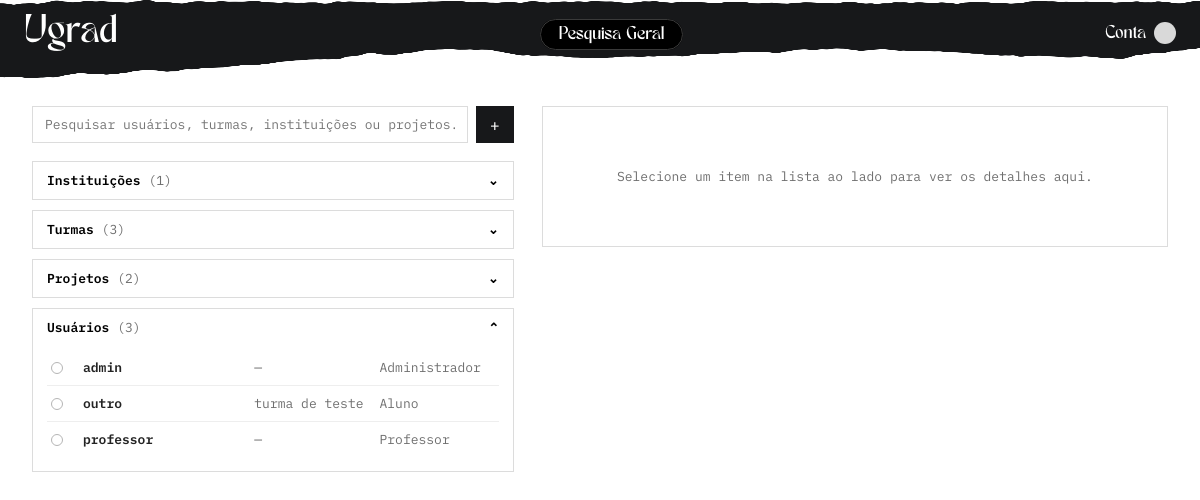
Page /admin/arq_01.php (signed in) on the committed database.
### tables this page shows
CREATE TABLE usuarios(
  id int PRIMARY KEY AUTO_INCREMENT,
  nome varchar(64),
  email varchar(128) unique NOT NULL,
  senha varchar(128) NOT NULL,
  descricao varchar(1000),
  tipo int NOT NULL,
  ativada boolean DEFAULT TRUE,
  imagem_perfil longblob,
  data_criacao timestamp DEFAULT CURRENT_TIMESTAMP,
  FOREIGN KEY (tipo) REFERENCES tipos_usuario (id)
);

CREATE TABLE tipos_usuario(
  id int PRIMARY KEY AUTO_INCREMENT,
  nome varchar(14) NOT NULL
);

CREATE TABLE turmas(
  id int PRIMARY KEY AUTO_INCREMENT,
  nome varchar(25) NOT NULL,
  id_instituicao int NOT NULL,
  FOREIGN KEY (id_instituicao) REFERENCES usuarios(id)
);

### admin/includes/mod_02.php (called while the page is built, shortened)
<?php
function tipo_label(string $tipoNome): string {
    $labels = [
        'ALUNO' => 'Aluno',
        'PROFESSOR' => 'Professor',
        'EMPRESARIO' => 'Investidor/Empresa',
        'INSTITUICAO' => 'Instituição',
        'ADMINISTRADOR' => 'Administrador',
    ];
    return $labels[$tipoNome] ?? ucfirst(strtolower($tipoNome));
}
function db_instituicoes(string $q = ''): array {
    global $pdo;
    $sql = 'SELECT u.id, u.nome, u.email, u.descricao, u.ativada, u.data_criacao
            FROM usuarios u
            JOIN tipos_usuario t ON t.id = u.tipo
            WHERE t.nome = \'INSTITUICAO\'';
    $params = [];
    $sql .= ' ORDER BY u.nome';
    $stmt = $pdo->prepare($sql);
    $stmt->execute($params);
    return $stmt->fetchAll();
}
function db_turmas(string $q = ''): array {
    global $pdo;
    $sql = 'SELECT tu.id, tu.nome, inst.nome AS instituicao_nome
            FROM turmas tu
            JOIN usuarios inst ON inst.id = tu.id_instituicao';
    $params = [];
    $sql .= ' ORDER BY tu.nome';
    $stmt = $pdo->prepare($sql);
    $stmt->execute($params);
    return $stmt->fetchAll();
}
function db_projetos(string $q = ''): array {
    global $pdo;
    $sql = 'SELECT p.id, p.nome, p.data_criacao, pe.nome AS estado_nome
            FROM projetos p
            JOIN proj_estado pe ON pe.id = p.estado';
    $params = [];
    $sql .= ' ORDER BY p.nome, p.id';
    $stmt = $pdo->prepare($sql);
    $stmt->execute($params);
    return $stmt->fetchAll();
}
function db_usuarios(string $q = ''): array {
    global $pdo;
    $sql = USUARIO_SELECT . ' WHERE tu.nome != \'INSTITUICAO\'';
    $params = [];
    $sql .= ' ORDER BY u.nome, u.id';
    $stmt = $pdo->prepare($sql);
    $stmt->execute($params);
    return $stmt->fetchAll();
}

### admin/arq_01.php (the view, shortened to what this page needs)
<?php
require __DIR__ . '/includes/mod_01.php';
require __DIR__ . '/includes/mod_02.php';
$q = trim($_GET['q'] ?? '');
$abas = ['instituicoes', 'turmas', 'projetos', 'usuarios'];
$openTab = in_array($_GET['tab'] ?? '', $abas, true) ? $_GET['tab'] : 'usuarios';
$instituicoes = db_instituicoes($q);
$turmas = db_turmas($q);
$projetos = db_projetos($q);
$usuarios = db_usuarios($q);
require __DIR__ . '/includes/mod_04.php';
?>
<div class="search-layout">
  <div class="search-col">
    <form class="search-bar" id="searchForm" method="get">
      <input type="text" name="q" aria-label="Pesquisar usuários, turmas, instituições ou projetos" value="<?= htmlspecialchars($q) ?>"<?= isset($_GET['foco']) ? ' autofocus' : '' ?> placeholder="Pesquisar usuários, turmas, instituições ou projetos...">
      <button type="submit" aria-label="Pesquisar">+</button>
    </form>
    <div class="accordion-section<?= $openTab === 'instituicoes' ? ' open' : '' ?>" data-section="instituicoes">
      <button type="button" class="accordion-header" aria-expanded="<?= $openTab === 'instituicoes' ? 'true' : 'false' ?>"><span>Instituições <span class="dim" data-count="instituicoes">(<?= count($instituicoes) ?>)</span></span> <span class="chev" aria-hidden="true">⌄</span></button>
    </div>
    <div class="accordion-section<?= $openTab === 'turmas' ? ' open' : '' ?>" data-section="turmas">
      <button type="button" class="accordion-header" aria-expanded="<?= $openTab === 'turmas' ? 'true' : 'false' ?>"><span>Turmas <span class="dim" data-count="turmas">(<?= count($turmas) ?>)</span></span> <span class="chev" aria-hidden="true">⌄</span></button>
    </div>
    <div class="accordion-section<?= $openTab === 'projetos' ? ' open' : '' ?>" data-section="projetos">
      <button type="button" class="accordion-header" aria-expanded="<?= $openTab === 'projetos' ? 'true' : 'false' ?>"><span>Projetos <span class="dim" data-count="projetos">(<?= count($projetos) ?>)</span></span> <span class="chev" aria-hidden="true">⌄</span></button>
    </div>
    <div class="accordion-section<?= $openTab === 'usuarios' ? ' open' : '' ?>" data-section="usuarios">
      <button type="button" class="accordion-header" aria-expanded="<?= $openTab === 'usuarios' ? 'true' : 'false' ?>"><span>Usuários <span class="dim" data-count="usuarios">(<?= count($usuarios) ?>)</span></span> <span class="chev" aria-hidden="true">⌄</span></button>
      <div class="accordion-body">
        <?php foreach ($usuarios as $u): ?>
          <div class="user-row" data-row-type="usuario" data-row-id="<?= $u['id'] ?>">
            <span class="radio" aria-hidden="true"></span>
            <a class="user-name detail-trigger" href="arq_02.php?id=<?= $u['id'] ?>" data-type="usuario" data-id="<?= $u['id'] ?>">
              <?= htmlspecialchars($u['nome']) ?>
            </a>
            <span class="dim"><?= htmlspecialchars($u['turma_nome'] ?? '—') ?></span>
            <span class="dim"><?= htmlspecialchars(tipo_label($u['tipo_nome'])) ?></span>
          </div>
        <?php endforeach; ?>
      </div>
    </div>
  </div>
  <div class="detail-col">
    <div id="detailPanel" class="detail-panel" role="region" aria-label="Detalhes do item selecionado">
      <p class="detail-placeholder">Selecione um item na lista ao lado para ver os detalhes aqui.</p>
    </div>
  </div>
</div>
<?php require __DIR__ . '/includes/mod_05.php'; ?>

### admin/css/painel_estilo.css (style rules this page uses)
:root { --black: #17181a; --near-black: #222325; --grey-bg: #9a9a9a; --card-bg: #ffffff; --border: #dcdcdc; --text: #232323; --text-muted: #6f6f6f; --red: #c62828; --red-dark: #a11f1f; --green: #2e7d32; --radius: 0; --font: 'IBM Plex Mono', 'Courier New', monospace; --soft-bg: #fafafa; --avatar-bg: #d9d9d9; --row-selected-bg: #f4f4f4; --fs-2xs: 10px; --fs-xs: 11px; --fs-sm: 12px; --fs-base: 13px; --fs-md: 14px; --fs-lg: 16px; --fs-xl: 18px; --fw-regular: 400; --fw-semibold: 600; }
* { box-sizing: border-box; }
button, input, textarea, select { font-family: inherit; }
body { margin: 0; font-family: var(--font); background: var(--grey-bg); color: var(--text); min-height: 100vh; transition: background-color .15s ease, color .15s ease; }
a { color: inherit; text-decoration: none; }
.search-layout { display: grid; grid-template-columns: minmax(260px, 1fr) 1.3fr; gap: 28px; align-items: start; }
.detail-col { position: sticky; top: 20px; }
.detail-panel { border: 1px solid var(--border); border-radius: var(--radius); padding: 18px; max-height: 75vh; overflow-y: auto; }
.detail-placeholder { font-size: var(--fs-base); color: var(--text-muted); text-align: center; padding: 30px 10px; }
.search-bar { display: flex; gap: 8px; margin-bottom: 18px; }
.search-bar input[type="text"] { flex: 1; padding: 9px 12px; border: 1px solid var(--border); border-radius: var(--radius); font-size: var(--fs-base); }
.search-bar button { width: 38px; border: none; background: var(--black); color: #fff; border-radius: var(--radius); cursor: pointer; font-size: var(--fs-lg); }
.accordion-section { border: 1px solid var(--border); border-radius: var(--radius); margin-bottom: 10px; overflow: hidden; }
.accordion-header { width: 100%; background: #fff; border: none; text-align: left; padding: 10px 14px; font-size: var(--fs-base); font-weight: var(--fw-semibold); cursor: pointer; display: flex; justify-content: space-between; align-items: center; }
.accordion-header .chev { transition: transform .15s ease; }
.accordion-section.open .accordion-header .chev { transform: rotate(180deg); }
.accordion-body { display: none; padding: 4px 14px 14px; }
.accordion-section.open .accordion-body { display: block; }
.user-row { display: grid; grid-template-columns: 22px 1.4fr 1fr 1fr; align-items: center; gap: 10px; padding: 9px 4px; font-size: var(--fs-base); border-top: 1px solid #eee; }
.user-row:first-child { border-top: none; }
.user-row .radio { width: 12px; height: 12px; border-radius: 50%; border: 1px solid #b5b5b5; display: inline-block; }
.user-row a.user-name { font-weight: var(--fw-semibold); }
.user-row span.dim { color: var(--text-muted); }
.dim { color: var(--text-muted); }
.accordion-header .dim { font-weight: var(--fw-regular); }

### rows in the picture
usuarios: nome "admin", turma_nome "—", tipo.nome "Administrador"
usuarios: nome "outro", turmas.nome "turma de teste", tipo.nome "Aluno"
usuarios: nome "professor", turma_nome "—", tipo.nome "Professor"

### other values in the picture
count($instituicoes) "1"
count($turmas) "3"
count($projetos) "2"
count($usuarios) "3"
